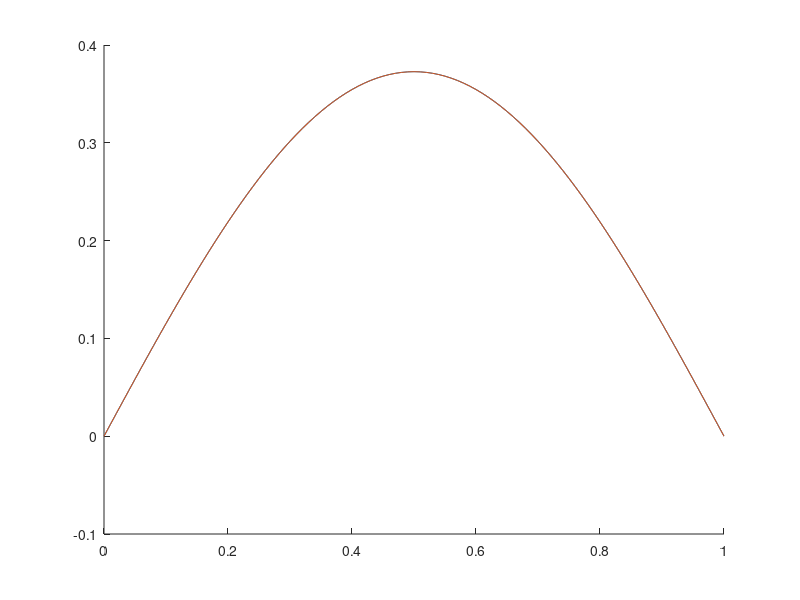

MATLAB code to generate this figure: (Note: this script raises an error after producing the figure.)
clc; clear; uM=[]; nM=[];
%%
n=101;
nu=1/10;
dt=0.01/2/2;
tmax=1;
% nt=10;
nt=tmax/dt;
dx=1/(n-1);
x=0:dx:1;

um1=ones(n,1);
u=um1;
% u=(1-cos(x'*2*pi))/2;
u=(sin(x'*pi));
% um1=u;%(sin(x'*pi))*exp(dt*nu*pi*pi);
um1=(sin(x'*pi))*exp(dt*nu*pi*pi);
% um1=u;%(sin(x'*pi))*exp(dt*nu*pi*pi);

D2=(diag(ones(n-1,1),-1)-2*eye(n)+diag(ones(n-1,1),1))/dx/dx;
A=eye(n)*3/dt/2-nu*D2;
A(1,1:2)=[1,0]; A(end,end-1:end)=[0,1];

% hold on;
for i=1:nt
rhs=(4*u-um1)/2/dt; rhs(1)=0; rhs(end)=0;
% rhs=(eye(n)/dt+nu*D2/2)*u; rhs(1)=0; rhs(end)=0;
um1=u;
u=A\rhs;
% plot(u)

end
uM=[uM,u];
nM=[nM, norm(u)];
%%
uex=exp(-tmax*nu*pi*pi)*sin(pi*x);
hold on;
plot(x,u)
plot(x,uex)
%%
ii=6;
(nM(2)-nM(1))/(nM(3)-nM(2))
(uM(ii,2)-uM(ii,1))/(uM(ii,3)-uM(ii,2))
% log2((nM(2)-nM(1))/(nM(3)-nM(2)))
